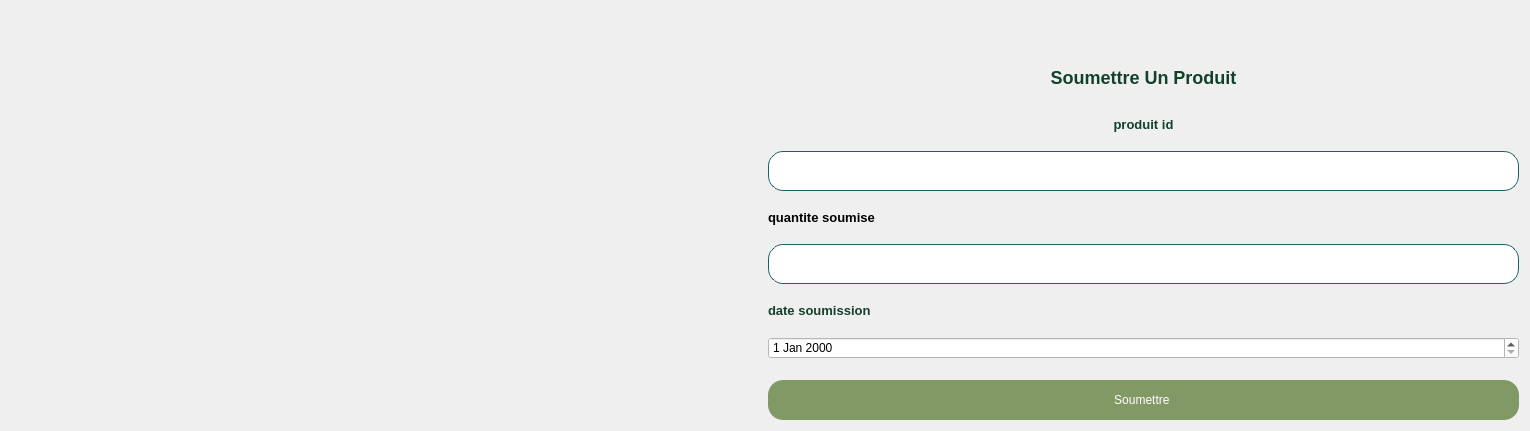
           <widget class="QWidget" name="scrollAreaWidgetContents_28">
            <property name="geometry">
             <rect>
              <x>0</x>
              <y>0</y>
              <width>1530</width>
              <height>431</height>
             </rect>
            </property>
            <property name="sizePolicy">
             <sizepolicy hsizetype="Expanding" vsizetype="Expanding">
              <horstretch>0</horstretch>
              <verstretch>0</verstretch>
             </sizepolicy>
            </property>
            <layout class="QGridLayout" name="gridLayout_22">
             <item row="22" column="1">
              <widget class="QLabel" name="label_185">
               <property name="styleSheet">
                <string notr="true">color:rgb(19,65,43);
font-weight:600;</string>
               </property>
               <property name="text">
                <string>&lt;html&gt;&lt;head/&gt;&lt;body&gt;&lt;p&gt;&lt;span style=&quot; font-size:10pt;&quot;&gt;date soumission&lt;/span&gt;&lt;/p&gt;&lt;/body&gt;&lt;/html&gt;</string>
               </property>
              </widget>
             </item>
             <item row="24" column="1">
              <widget class="QPushButton" name="pushButton_56">
               <property name="styleSheet">
                <string notr="true">border-radius:15px;
margin-top:15px;
height:40px;
background-color:rgb(129,153,101);
color: white;</string>
               </property>
               <property name="text">
                <string>Soumettre </string>
               </property>
              </widget>
             </item>
             <item row="16" column="1">
              <widget class="QLineEdit" name="lineEdit_86">
               <property name="sizePolicy">
                <sizepolicy hsizetype="Preferred" vsizetype="Preferred">
                 <horstretch>0</horstretch>
                 <verstretch>0</verstretch>
                </sizepolicy>
               </property>
               <property name="styleSheet">
                <string notr="true">border:solid;
border-color:rgb(28,96,101);
border-width:1px;
background-color:rgb(255,255,255);
border-radius:15px;</string>
               </property>
              </widget>
             </item>
             <item row="5" column="0" colspan="2">
              <widget class="QWidget" name="widget_28" native="true"/>
             </item>
             <item row="7" column="1">
              <widget class="QLabel" name="label_183">
               <property name="styleSheet">
                <string notr="true">color:rgb(19,65,43);
font-weight:600;

</string>
               </property>
               <property name="text">
                <string>&lt;html&gt;&lt;head/&gt;&lt;body&gt;&lt;p align=&quot;center&quot;&gt;&lt;span style=&quot; font-size:10pt;&quot;&gt;produit id&lt;/span&gt;&lt;/p&gt;&lt;/body&gt;&lt;/html&gt;</string>
               </property>
              </widget>
             </item>
             <item row="23" column="1">
              <widget class="QDateEdit" name="dateEdit_7">
               <property name="styleSheet">
                <string notr="true">background-color:rgb(255, 255, 255)</string>
               </property>
              </widget>
             </item>
             <item row="6" column="1">
              <widget class="QLabel" name="label_187">
               <property name="styleSheet">
                <string notr="true">text-align:center;
color:rgb(19,65,43);
font-size:18px;</string>
               </property>
               <property name="text">
                <string>&lt;html&gt;&lt;head/&gt;&lt;body&gt;&lt;p align=&quot;center&quot;&gt;&lt;span style=&quot; font-weight:700;&quot;&gt;Soumettre Un Produit&lt;/span&gt;&lt;/p&gt;&lt;/body&gt;&lt;/html&gt;</string>
               </property>
              </widget>
             </item>
             <item row="15" column="1">
              <widget class="QLabel" name="label_184">
               <property name="styleSheet">
                <string notr="true">font-weight:600;</string>
               </property>
               <property name="text">
                <string>&lt;html&gt;&lt;head/&gt;&lt;body&gt;&lt;p&gt;&lt;span style=&quot; font-size:10pt;&quot;&gt;quantite soumise&lt;/span&gt;&lt;/p&gt;&lt;/body&gt;&lt;/html&gt;</string>
               </property>
              </widget>
             </item>
             <item row="14" column="1">
              <widget class="QLineEdit" name="lineEdit_84">
               <property name="sizePolicy">
                <sizepolicy hsizetype="Preferred" vsizetype="Preferred">
                 <horstretch>0</horstretch>
                 <verstretch>0</verstretch>
                </sizepolicy>
               </property>
               <property name="styleSheet">
                <string notr="true">border:solid;
border-color:rgb(28,96,101);
border-width:1px;
background-color:rgb(255,255,255);

border-radius:15px;
height:35px;</string>
               </property>
              </widget>
             </item>
            </layout>
           </widget>
